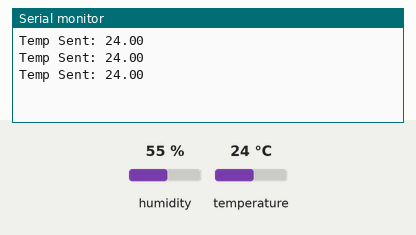
A sketch run on a simulated Arduino Uno, built with avr-gcc and run on an emulated ATmega328P. Shown: the last lines printed to the serial monitor. The test bench sets the inputs (shaded band); at power-on: temperature 24 °C, humidity 55 %.

Above: at 2.8 s.
2.9 s: temperature set to 12 °C
At 4.4 s:
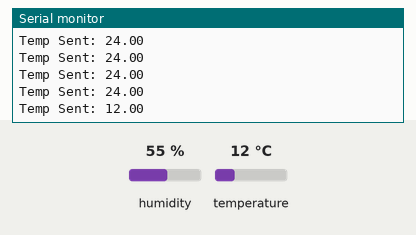
5.6 s: temperature set to 19 °C
At 6.8 s:
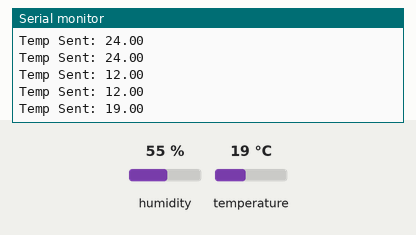
Timing chart, 0 to 8.6 s (numbered marks = the images above; inputs shaded):
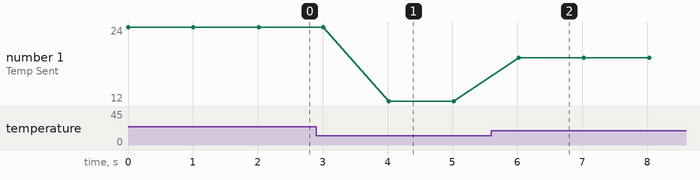

The sketch:

Transmitter_Side.ino
```cpp
#include <SPI.h>
#include <mcp_can.h>
#include <DHT.h>

#define DHTPIN 3
#define DHTTYPE DHT22

DHT dht(DHTPIN, DHTTYPE);
MCP_CAN CAN(10);

void setup()
{
  Serial.begin(115200);
  dht.begin();

  while(CAN_OK != CAN.begin(MCP_ANY, CAN_500KBPS, MCP_8MHZ))
  {
    Serial.println("CAN Init Failed");
    delay(1000);
  }

  CAN.setMode(MCP_NORMAL);
}

void loop()
{
  float temp = dht.readTemperature();

  int temperature = temp * 10;

  byte data[2];

  data[0] = highByte(temperature);
  data[1] = lowByte(temperature);

  CAN.sendMsgBuf(0x100, 0, 2, data);

  Serial.print("Temp Sent: ");
  Serial.println(temp);

  delay(1000);
}
```

Measured:
- after the input at 2.9 s, the serial monitor: prints a new line after 1.1 s (image 1)
- after the input at 5.6 s, the serial monitor: prints a new line after 0.43 s (image 2)
- plotted number 1: 24 → 12 after the input at 2.9 s, 12 → 19 after the input at 5.6 s
